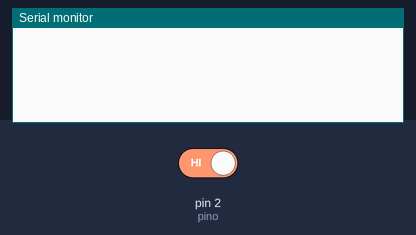
The sketch below on a simulated Arduino Uno, built with avr-gcc and run on an emulated ATmega328P. Shown: the last lines printed to the serial monitor. The inputs (shaded band) are chosen by the test bench; at power-on: pin 2 (pino) HIGH.

Above: at 1.2 s.
1.3 s: pin 2 (pino) driven LOW
At 2.4 s:
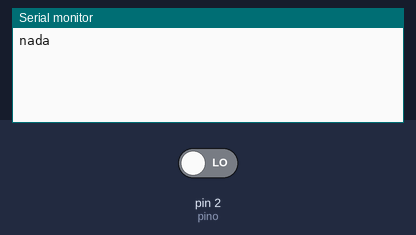
2.8 s: pin 2 (pino) driven HIGH
At 3.5 s:
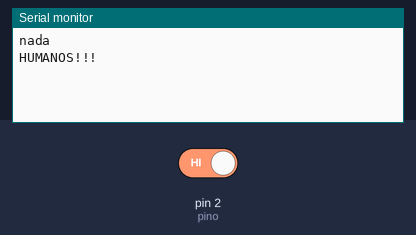

Measured:
- after the input at 1.3 s, the serial monitor: prints a new line at once (image 1)
- after the input at 2.8 s, the serial monitor: prints a new line at once (image 2)

The sketch:

MovimentoRCWL_BL.ino
```cpp
#include "SoftwareSerial.h"

#define pino 2 //Pino OUT

SoftwareSerial bluetooth(5, 6); //TX, RX (Bluetooth)

// LOW não tem movimento
// HIGH tem movimento

void setup()
{
  pinMode(pino, INPUT); //Define pino sensor como entrada
  Serial.begin(9600);

  attachInterrupt(digitalPinToInterrupt(pino), mov, CHANGE); //Interrupção "mudança" no pino, vai ativar a função mov.

  bluetooth.begin(9600);
}

void loop(){
}

void mov(){
  int acionamento = digitalRead(pino); //Le o valor do sensor
  //Serial.println(acionamento);

  if (acionamento == LOW) //Sem movimento
  {
    Serial.println("nada");
    bluetooth.println("nada");
  }
  else //Caso seja detectado um movimento
  {
    Serial.println("HUMANOS!!!");
    bluetooth.println("HUMANOS!!!");
  }
}
```
